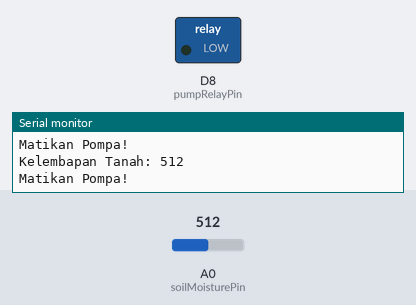
Simulated run of this sketch. Board: ESP8266 (NodeMCU). On the bench: switched loads named in the sketch (green lamp = pin HIGH), the last lines printed to the serial monitor. The test bench sets the inputs (shaded band); at power-on: A0 (soilMoisturePin) = 512. WiFi joins after 1.5 s; servers stay silent unless stated; uploads are accepted with an empty reply.

Above: at 2.7 s.
2.8 s: A0 (soilMoisturePin) set to 490
At 4.5 s:
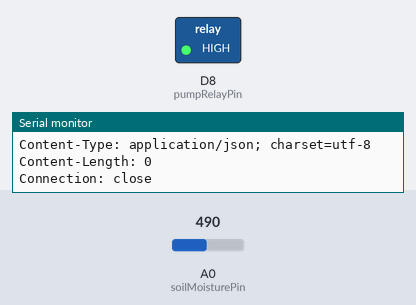
5.0 s: A0 (soilMoisturePin) set to 510
At 6.7 s:
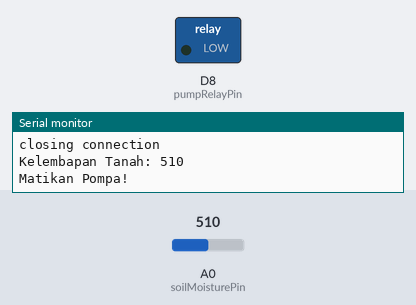
7.2 s: A0 (soilMoisturePin) set to 306
At 8.3 s:
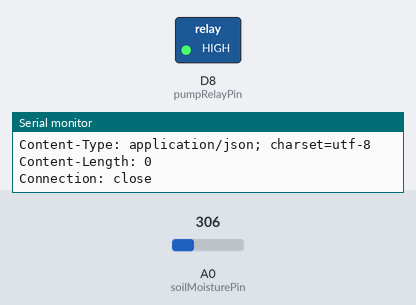
Timing chart, 0 to 10.2 s (numbered marks = the images above; inputs shaded):
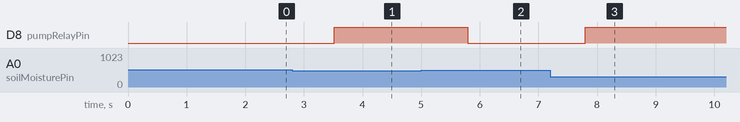

The sketch:

kode_ardino_ide_menyiram_tanaman.ino
```cpp
#include <ESP8266WiFi.h>

// Konfigurasi WiFi
const char *ssid = "KOST_2";
const char *password = "tanyoadam";

// IP Address Server yang terpasang usbserver
const char *host = "192.168.1.11";

// Pin yang terhubung ke sensor kelembapan tanah
const int soilMoisturePin = A0;

// Pin yang terhubung ke relay untuk mengontrol pompa
const int pumpRelayPin = D8;

// Ambang batas kelembapan tanah untuk mengaktifkan pompa
const int moistureThreshold = 500;

void setup() {
  // Inisialisasi pin sebagai input atau output
  pinMode(soilMoisturePin, INPUT);
  pinMode(pumpRelayPin, OUTPUT);

  // Matikan pompa saat awalnya
  digitalWrite(pumpRelayPin, LOW);

  // Mulai serial communication untuk debugging
  Serial.begin(19200);

  WiFi.mode(WIFI_STA);
  WiFi.begin(ssid, password);
  Serial.println("");

  Serial.print("Connecting");
  while (WiFi.status() != WL_CONNECTED) {
    delay(500);
    Serial.print(".");
  }

  // Jika koneksi berhasil, maka akan muncul address di serial monitor
  Serial.println("");
  Serial.print("Connected to ");
  Serial.println(ssid);
  Serial.print("IP address: ");
  Serial.println(WiFi.localIP());
}

void loop() {
  // Membaca nilai kelembapan tanah
  int soilMoistureValue = analogRead(soilMoisturePin);

  // Debugging: Tampilkan nilai kelembapan tanah pada Serial Monitor
  Serial.print("Kelembapan Tanah: ");
  Serial.println(soilMoistureValue);

  // Periksa kelembapan tanah terhadap ambang batas
  if (soilMoistureValue < moistureThreshold) {
    // Jika kelembapan tanah di bawah ambang batas, aktifkan pompa
    digitalWrite(pumpRelayPin, HIGH);
    Serial.println("Aktifkan Pompa!");

    // Kirim data ke server
    sendSensorData(soilMoistureValue);
  } else {
    // Jika kelembapan tanah di atas ambang batas, matikan pompa
    digitalWrite(pumpRelayPin, LOW);
    Serial.println("Matikan Pompa!");
  }

  // Tunda sebentar sebelum membaca kelembapan tanah kembali
  delay(1000);
}

// Fungsi untuk mengirim data sensor ke server
void sendSensorData(int data) {
  Serial.print("connecting to ");
  Serial.println(host);

  WiFiClient client;
  const int httpPort = 80;
  if (!client.connect(host, httpPort)) {
    Serial.println("connection failed");
    return;
  }

  // Isi Konten yang dikirim adalah alamat ip si esp
  String url = "/soilmoisture/simpan-data.php?data=";
  url += data;

  Serial.print("Requesting URL: ");
  Serial.println(url);

  // Mengirimkan Request ke Server
  client.print(String("GET ") + url + " HTTP/1.1\r\n" +
               "Host: " + host + "\r\n" +
               "Connection: close\r\n\r\n");

  unsigned long timeout = millis();
  while (client.available() == 0) {
    if (millis() - timeout > 1000) {
      Serial.println(">>> Client Timeout !");
      client.stop();
      return;
    }
  }

  // Read all the lines of the reply from server and print them to Serial
  while (client.available()) {
    String line = client.readStringUntil('\r');
    Serial.print(line);
  }

  Serial.println();
  Serial.println("closing connection");
}
```

Measured:
- the behaviour switches between 500 and 499 on A0 (soilMoisturePin) (found by bisection; images 0 and 1)
- after the input at 2.8 s, D8 (pumpRelayPin): LOW → HIGH after 0.72 s
- after the input at 5.0 s, D8 (pumpRelayPin): HIGH → LOW after 0.80 s
- after the input at 7.2 s, D8 (pumpRelayPin): LOW → HIGH after 0.60 s
